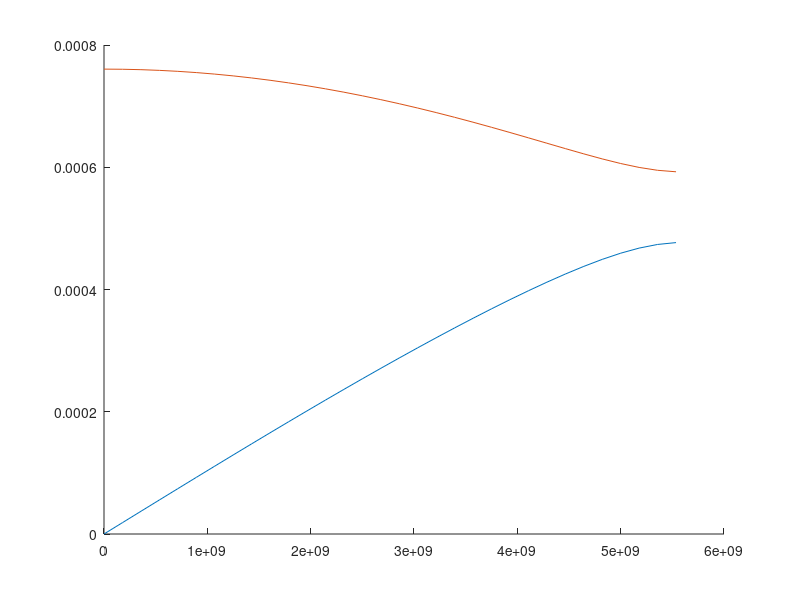

The MATLAB source for this figure:
%This simple project will reproduce the graph in the notes that shows the
%optic and the acoustic branches of the phonons.

%For this we will use NaCl which is an FCC structure
%***Constants***
a=5.6e-10;  %in A
k=1.38e-23;
e=1.602e-19;
c=(2*k*e^2)/a^3; % spring constant
m1=2.298976928e-26; %Mass of sodium in amu
m2=3.545e-26;       %mass of Chlorine in amu
k=[0:0.1/a:pi/a];  %Array for k values
mm=m1.*m2;
mpm=m1+m2;
%***Equations***
wsp=((c*mpm)/mm+(((c*mpm)/mm).^2-((2*c.^2./mm)*(1-cos(k*a)))).^(1/2)).^(1/2);
wsm=((c*mpm)/mm-(((c*mpm)/mm).^2-((2*c.^2./mm)*(1-cos(k*a)))).^(1/2)).^(1/2);



hold on
plot(k,wsm);
plot(k,wsp);
